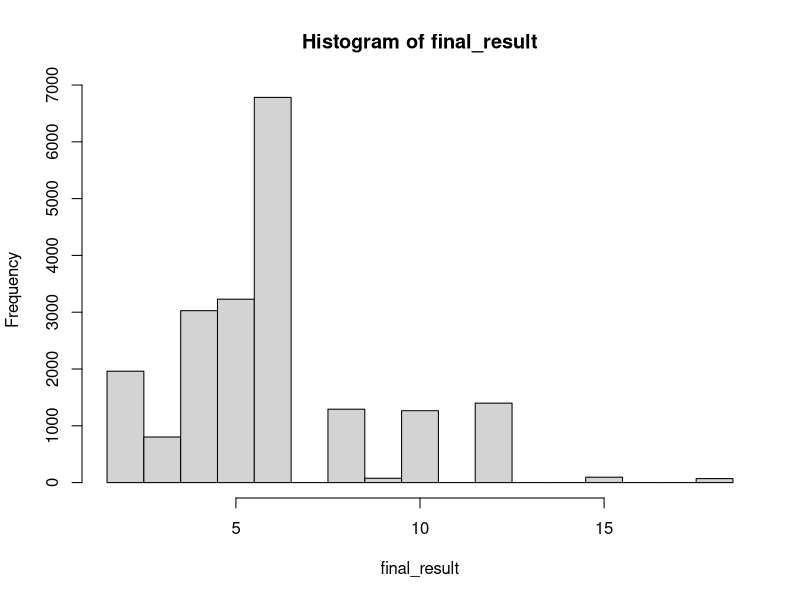

Recreate this plot in R.


probabilities1 <- c(2, 1, 1, 1, 1, 1)
probabilities1 <- probabilities1 / sum(probabilities1)

probabilities2 <- c(1, 1, 1, 1, 1, 1)
probabilities2 <- probabilities2 / sum(probabilities2)

probabilities3 <- c(1, 1, 1, 1, 1, 1)
probabilities3 <- probabilities3 / sum(probabilities3)

throws <- 20000
final_result <- rep(NA, throws)


for(i in 1:throws)
{
  
  roll1 <- sample.int(6, size=1, prob=probabilities1)
  roll2 <- sample.int(6, size=1, prob=probabilities2)
  roll3 <- sample.int(6, size=1, prob=probabilities3)
  
  
  rolls <- c(roll1, roll2, roll3)
  
  # which.max() on a table gives a position in that table, not the face value,
  # so take the name (the face) and turn it back into a number.
  most_common <- as.numeric(names(which.max(table(rolls))))
  n_unique <- length(unique(rolls))
  n_matching <- (3 - n_unique) + 1
  
  if (n_unique < 3){final<-most_common * n_matching} else {final <- max(rolls)}
  
  final_result[i] <- final
  
}
# The lowest score the game can give is a pair of ones (2), the highest is three
# sixes (18).  Fixing the axis to that range keeps the plot steady from run to
# run, and leaves the scores the game simply cannot produce visible as gaps.
hist(final_result, breaks = seq(1.5, 18.5, by = 1))
